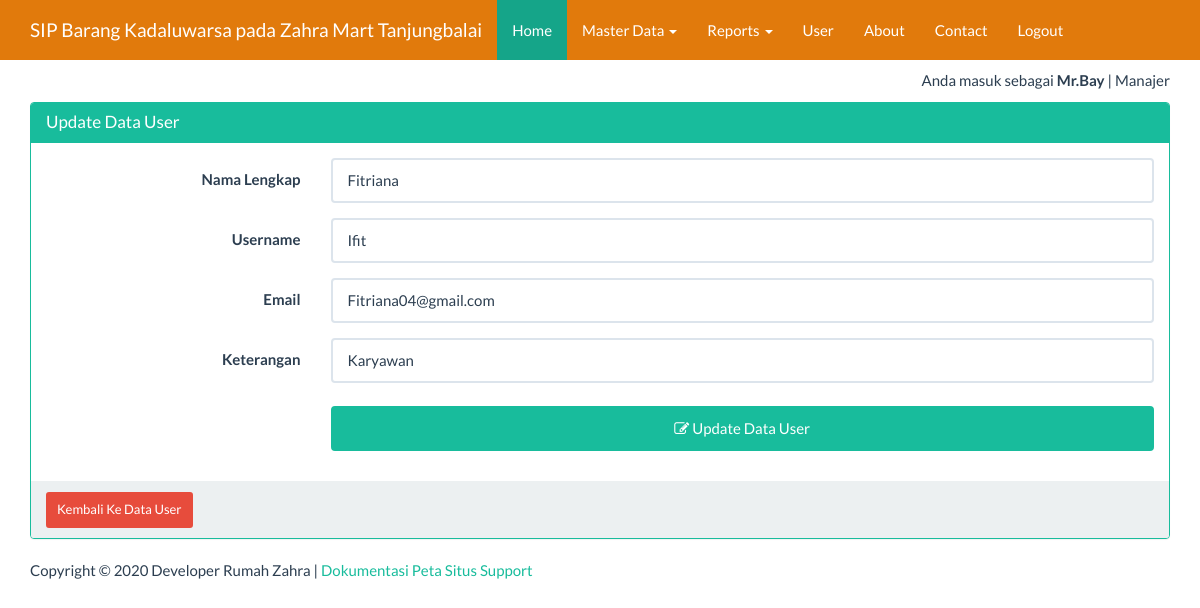
Screenshot of /index_admin.php?page=user&actions=edit&uid=Ifit (signed in) with the database file from the repository.
### tables this page shows
CREATE TABLE `tbl_user` (
  `username` varchar(25) NOT NULL,
  `passwd` varchar(50) NOT NULL,
  `email` varchar(25) NOT NULL,
  `nama` varchar(50) NOT NULL,
  `level` int(5) NOT NULL,
  `ket` varchar(100) NOT NULL
);

### views/user_edit.php (the view, shortened to what this page needs)
<?php
$id=$_GET['uid'];
$ambil=  mysqli_query($koneksi, "SELECT * FROM tbl_user WHERE username='$id'") or die ("SQL Edit error");
$data= mysqli_fetch_array($ambil);
?>
<div class="container">
    <div class="row">
        <div class="col-xs-12">
            <div class="panel panel-success">
                <div class="panel-heading">
                    <h3 class="panel-title">Update Data User</h3>
                </div>
                <div class="panel-body">
                    <form class="form-horizontal" action="" method="post">
                        <div class="form-group">
                            <label for="nama" class="col-sm-3 control-label">Nama Lengkap</label>
                             <div class="col-sm-9">
								<input type="text" name="nama" value="<?=$data['nama']?>"class="form-control" id="inputEmail3" placeholder="Input Nama Lengkap">
                            </div>
                        </div>
                        <div class="form-group">
                            <label for="username" class="col-sm-3 control-label">Username</label>
                            <div class="col-sm-9">
                                <input type="text" name="username" value="<?=$data['username']?>"class="form-control" id="inputEmail3" placeholder="Input Username">
                            </div>
                        </div>
                        <div class="form-group">
                            <label for="email" class="col-sm-3 control-label">Email</label>
                            <div class="col-sm-9">
                                <input type="text" name="email" value="<?=$data['email']?>" class="form-control" id="inputPassword3" placeholder="Input Email">
                            </div>
                        </div>
                        <div class="form-group">
                            <label for="ket" class="col-sm-3 control-label">Keterangan</label>
                            <div class="col-sm-9">
                                <input type="text" name="ket" value="<?=$data['ket']?>" class="form-control" id="inputPassword3" placeholder="Input Keterangan">
                            </div>
                        </div>
                        <div class="form-group">
                            <div class="col-sm-offset-3 col-sm-9">
                                <button type="submit" class="btn btn-success">
                                    <span class="fa fa-edit"></span> Update Data User</button>
                            </div>
                        </div>
                    </form>
                </div>
                <div class="panel-footer">
                    <a href="?page=user&actions=tampil" class="btn btn-danger btn-sm">
                        Kembali Ke Data User
                    </a>
                </div>
            </div>
        </div>
    </div>
</div>

### index_admin.php (style rules this page uses)
body { margin-top:70px; }
button { background-color: #4CAF50; color: white; padding: 14px 20px; margin: 8px 0; border: none; cursor: pointer; width: 100%; }

### rows the page displays
tbl_user: nama "Fitriana", username "Ifit", email "Fitriana04@gmail.com", ket "Karyawan"

### other values shown
$_SESSION['username'] "Mr.Bay"
$_SESSION['ket'] "Manajer"
